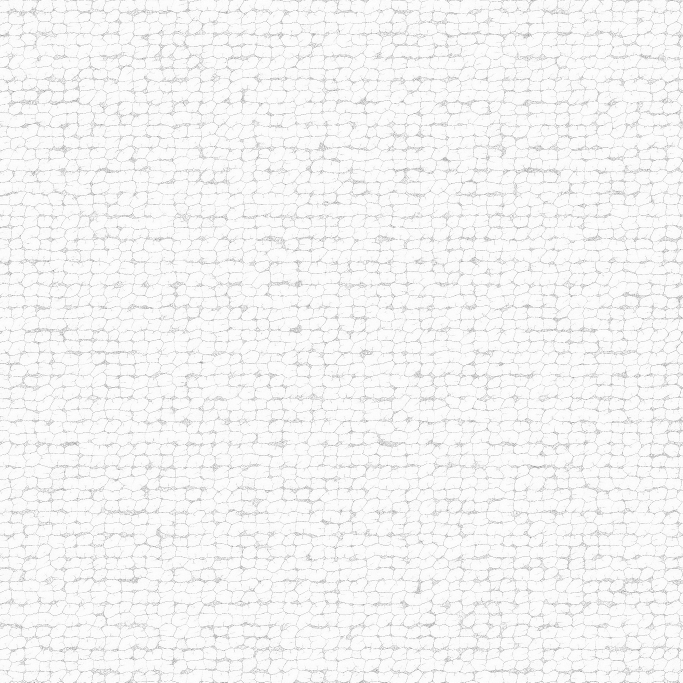
#> input picture Data/texturas/Poliigon_BoucleFabricBubbly_7827/2K/Poliigon_BoucleFabricBubbly_7827_AmbientOcclusion.jpg, 2048 x 2048 px, given in place of the camera (shown at 1/3 size)
$ python script.py
#> lines starting #> are read from the running program, lines starting #| are printed output that depends on the picture
import cv2
import time
from pathlib import Path

N_ZONAS = 3
PERSISTENCIA = 0.7   # segundos que a zona fica ativa depois do último movimento
FPS_ANIM = [12, 24, 24]        # velocidade da animação
TAMANHO_REL = [0.85, 1.1, 1.1]        # tamanho de cada animação

RAIZ = Path(__file__).resolve().parent.parent
ASSETS = RAIZ / "Animacoes" / "assets"
PASTAS = ["zona1_cadeira", "zona2_copo", "zona3_vela"]


def carregar(pasta, tamanho):
    #Lê todos os PNGs da pasta (com alfa) e redimensiona para tamanho x tamanho.
    ficheiros = sorted((ASSETS / pasta).glob("*.png"))
    if not ficheiros:
        raise SystemExit(f"Não encontrei PNGs em: {ASSETS / pasta}")
    frames = []
    for f in ficheiros:
        img = cv2.imread(str(f), cv2.IMREAD_UNCHANGED)   # UNCHANGED = mantém o alfa
        if img is None or img.ndim < 3 or img.shape[2] != 4: #verifica se tem canal alfa
            raise SystemExit(f"Ficheiro sem canal alfa (RGBA): {f}")
        frames.append(cv2.resize(img, (tamanho, tamanho), interpolation=cv2.INTER_AREA))
    print(f"{pasta}: {len(frames)} frames carregados")
    return frames


def sobrepor(fundo, png, x, y):
    #Cola um PNG com alfa sobre o frame; corta o que sair da imagem.
    H, W = fundo.shape[:2]
    h, w = png.shape[:2]
    x0, y0 = max(x, 0), max(y, 0)
    x1, y1 = min(x + w, W), min(y + h, H)
    if x0 >= x1 or y0 >= y1:
        return
    png = png[y0 - y:y1 - y, x0 - x:x1 - x]
    roi = fundo[y0:y1, x0:x1]
    alfa = png[:, :, 3:4] / 255.0
    roi[:] = (alfa * png[:, :, :3] + (1 - alfa) * roi).astype("uint8")


cap = cv2.VideoCapture(0)
if not cap.isOpened():
    raise SystemExit("Não foi possível abrir a câmara")

# Ler um frame só para saber o tamanho da câmara e preparar as animações
ok, frame = cap.read()
#> frame is the input picture: shape (2048, 2048, 3); min 75, max 255, mean 244
if not ok:
    raise SystemExit("Não consegui ler a câmara")
frame = cv2.flip(frame, 1)
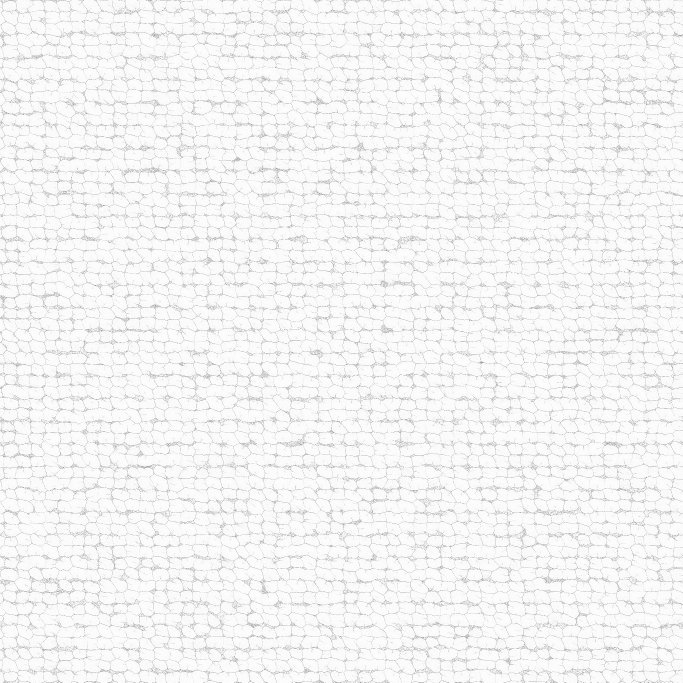
#> frame: shape (2048, 2048, 3) (shown at 1/3 size); min 75, max 255, mean 244
altura, largura = frame.shape[:2]
#> altura = 2048; largura = 2048
tamanho = [int(altura * r) for r in TAMANHO_REL]
#> tamanho = [1740, 2252, 2252]

animacoes = [carregar(p, t) for p, t in zip(PASTAS, tamanho)]
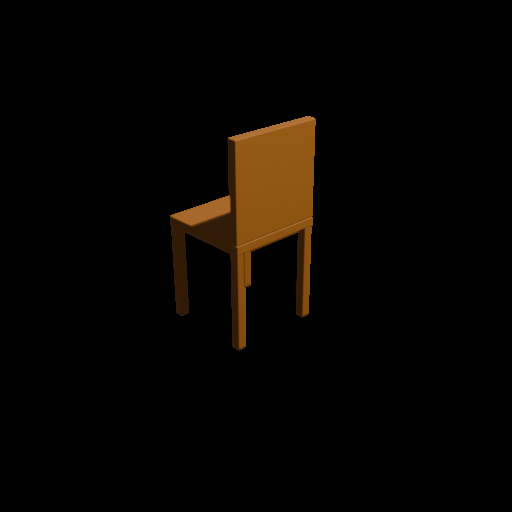
#> input picture Animacoes/assets/zona1_cadeira/0001.png, 512 x 512 px
#> in carregar, img is the input picture: shape (512, 512, 4); mean B, G, R, A 1.2, 4.4, 7.3, 14.1
#| zona1_cadeira: 3 frames carregados
#> (the run stopped early here; a loop or call above may not have finished)
